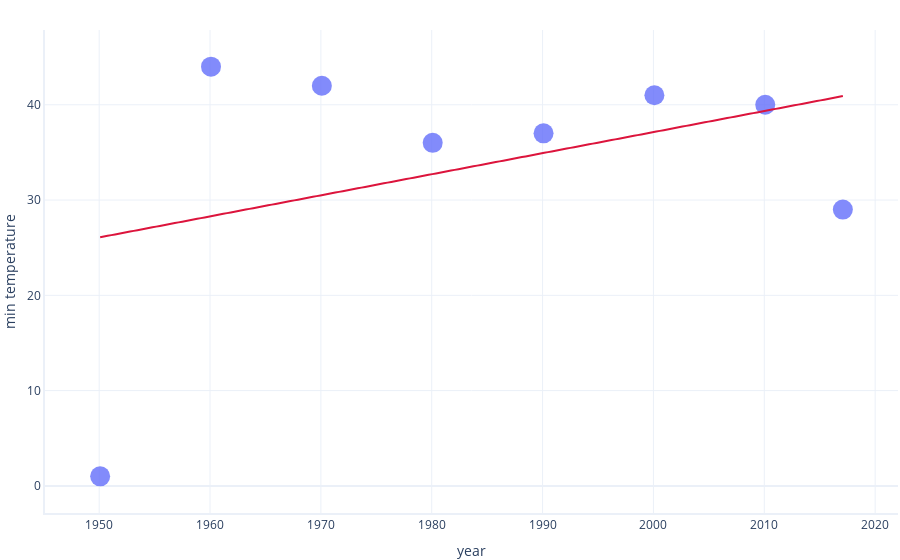

This figure's notebook cell:
### Markdown cell above
## First method: Ordinary Least Squares Regression

The first method we'll look at is called _Ordinary Least Squares (OLS) Regression_. This is the most common method for linear regressions. 

It works by minimizing the residual sum of squares between the actual and predicted labels of the dataset. In other words, it calculates the difference between each predicted value with the expected value, squares that difference, and sums or averages the result. It aims to make this final value as small as possible.

As this method works with squared differences, points that are outliers (deviate from the normal trend) will influence the fitting procedure much more than those that are more 'typical'. 

OLS is built into many machine learning packages. Here, we will use a custom implementation which provides more flexibility, so we can contrast the result with other cost functions later.

Read the code carefully below to understand the fitting and assessment procedure.

### Code cell
%run microsoft_custom_linear_regressor
from sklearn.linear_model import LinearRegression, Ridge
from sklearn.metrics import mean_squared_error, mean_absolute_error
from sklearn.preprocessing import StandardScaler
import pandas as pd
import graphing # custom graphing code. See our github repository

# Create and fit the model
# We use a custom object that we have hidden from this notebook as
# you do not need to understand its details. This accepts:
# 1) our features (X)
# 2) our labels (y)
# 3) a cost function to try to minimise. Here we will use 
#    mean_squared_error (from sklearn) as our cost function
X = dataset.year
y = dataset.min_temperature

model_ols = MicrosoftCustomLinearRegressor().fit(X, y, mean_squared_error)

# Make predictions on the training data
y_ols_pred = model_ols.predict(X)

# Calculate how far those predictions were from the expected
# results. For this, use mean squared error, which is the 
# same as our cost function
mse_ols = mean_squared_error(y, y_ols_pred)
print(f"MSE Ordinary Least Squares: {mse_ols}")

# We also calculate the mean absolute difference for reference
# later in this exercise 
mad_ols = mean_absolute_error(y, y_ols_pred)
print(f"MAD, Ordinary Least Squares: {mad_ols}")


# Graph the model
graphing.scatter_2D(dataset, 
                    label_x="year", 
                    label_y="min_temperature", 
                    trendline=model_ols.predict)
